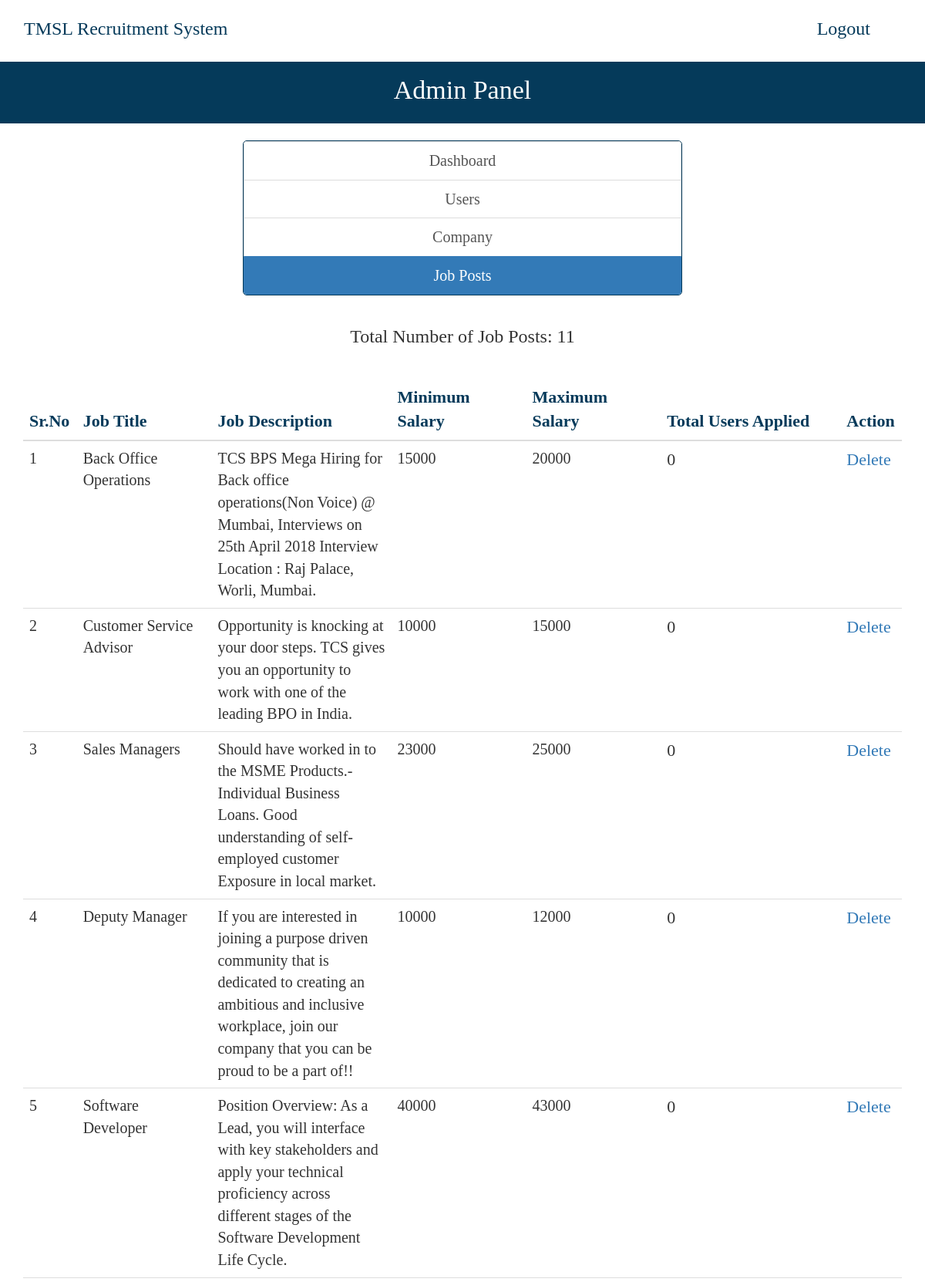
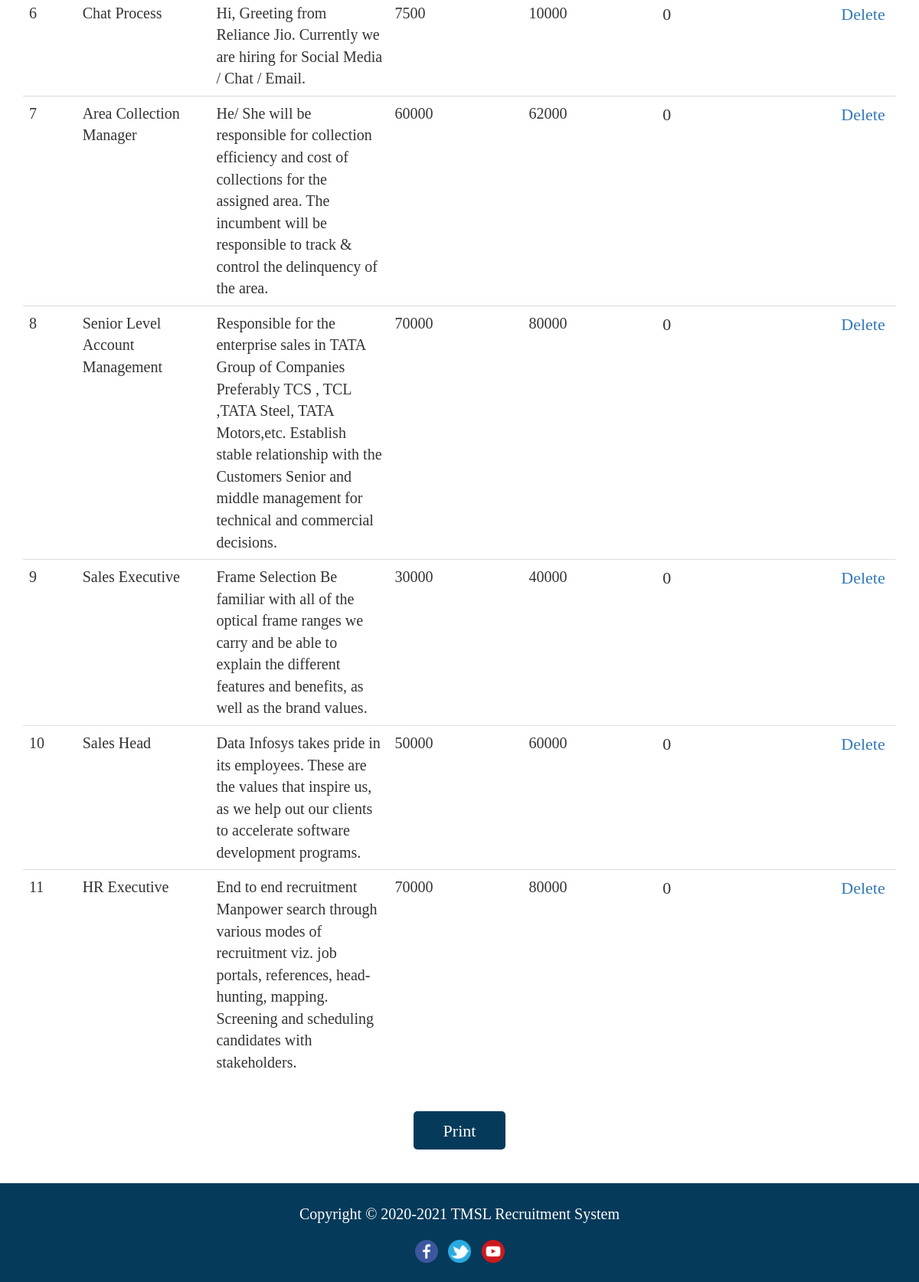
Before: /admin/job-posts.php (signed in) with the older database file (2 pictures, top to bottom).
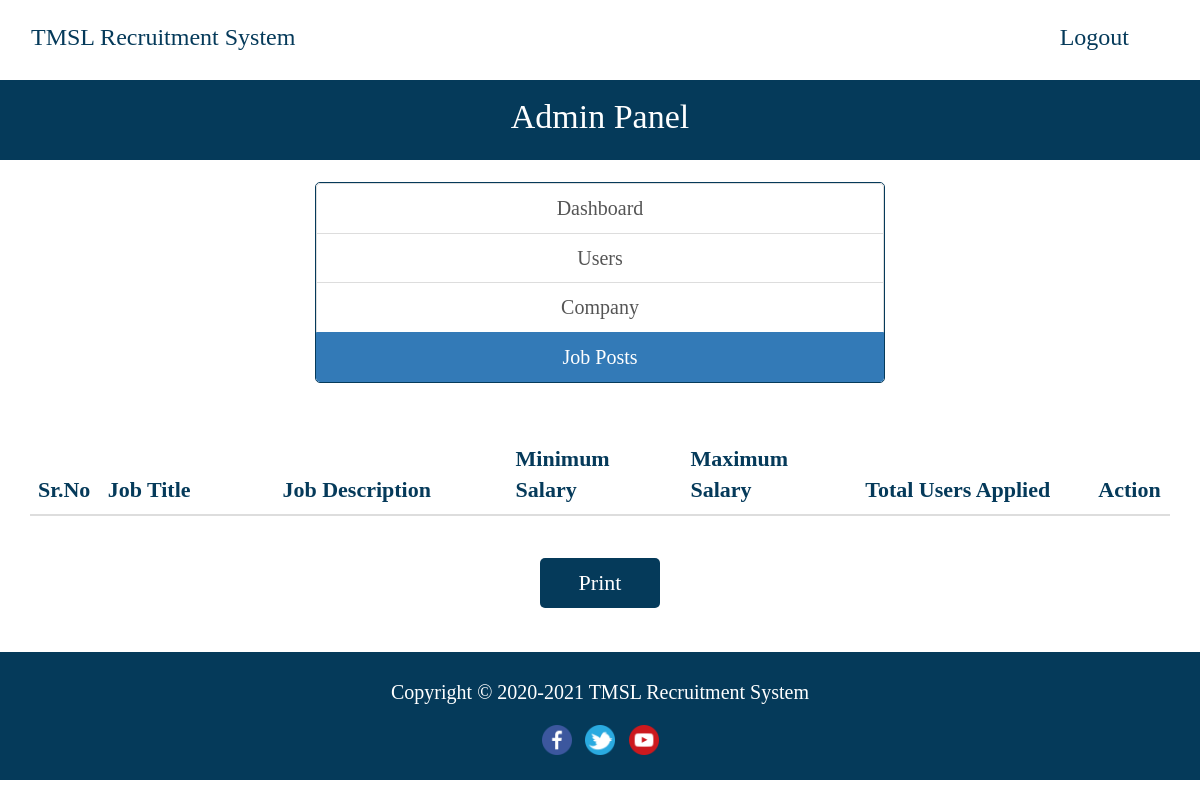
After: the same page with the newer database file.
### tables this page shows
CREATE TABLE `job_post` (
  `id_jobpost` int(11) NOT NULL,
  `id_company` int(11) NOT NULL,
  `jobtitle` varchar(255) NOT NULL,
  `description` text NOT NULL,
  `minimumsalary` varchar(255) NOT NULL,
  `maximumsalary` varchar(255) NOT NULL,
  `experience` varchar(255) NOT NULL,
  `qualification` varchar(255) NOT NULL,
  `createdAt` timestamp NOT NULL DEFAULT current_timestamp()
);

### admin/job-posts.php (the view, shortened to what the changed rows need)
<?php
require_once("../db.php");
?>
<!DOCTYPE html>
<html lang="en">
  <head>
    <link rel="stylesheet" href="https://maxcdn.bootstrapcdn.com/bootstrap/3.3.7/css/bootstrap.min.css">
  </head>
  <body>
  <font face="calibri">
  <br>
    <div class="container">
      <div class="row">
        <br>
         <div class="col-md-12" align="center" style="font-size: 22px;" id="print">
        <?php
          $sql = "SELECT * FROM job_post";
          $result = $conn->query($sql);
          if($result->num_rows > 0) {
            echo '<h3>Total Number of Job Posts: ' . $result->num_rows . '</h3>';
          }
        ?>
        <br>
          <table class="table">
            <thead>
              <th style="font-size: 22px; color: #053a5a; width: 5%">Sr.No</th>
              <th style="font-size: 22px; color: #053a5a; width: 15%">Job Title</th>
              <th style="font-size: 22px; color: #053a5a; width: 20%">Job Description</th>
              <th style="font-size: 22px; color: #053a5a; width: 15%">Minimum Salary</th>
              <th style="font-size: 22px; color: #053a5a; width: 15%">Maximum Salary</th>
              <th style="font-size: 22px; color: #053a5a; width: 20%">Total Users Applied</th>
              <th style="font-size: 22px; color: #053a5a; width: 5%">Action</th>
            </thead>
            <tbody>
              <?php
                $sql = "SELECT * FROM job_post";
                $result = $conn->query($sql);
                if($result->num_rows > 0) {
                  $i = 0;
                  while($row = $result->fetch_assoc()) {
                    ?>
                      <tr>
                        <td style="font-size: 20px;"><?php echo ++$i; ?></td>
                        <td style="font-size: 20px;"><?php echo $row['jobtitle']; ?></td>
                        <td style="font-size: 20px;"><?php echo $row['description']; ?></td>
                        <td style="font-size: 20px;"><?php echo $row['minimumsalary']; ?></td>
                        <td style="font-size: 20px;"><?php echo $row['maximumsalary']; ?></td>
                        <?php
                          $sql1 = "SELECT COUNT(apply_job_post.id_apply) AS totalNo FROM job_post INNER JOIN apply_job_post ON job_post.id_jobpost=apply_job_post.id_jobpost WHERE job_post.id_jobpost='$row[id_jobpost]'";
                          $result1 = $conn->query($sql1);
                          if($result1->num_rows > 0) {
                             while($row1 = $result1->fetch_assoc()) {
                            ?>
                             <td><?php echo $row1['totalNo']; ?></td>
                            <?php
                          }
                        }
                        ?>
                        <td><a href="delete-job-post.php?id=<?php echo $row['id_jobpost']; ?>">Delete</a></td>
                      </tr>
                    <?php
                  }
                }
              ?>
            </tbody>
          </table>
        </div>
      </div>
    </div><br>
    <br><br>
  </body>
</html>

Changed rows visible on the page:
removed job_post: jobtitle "Back Office Operations", description "TCS BPS Mega Hiring for Back office operations(Non Voice) @ Mumbai, Interviews on 25th April 2018 Interview Location : Raj Palace, Worli, Mumbai.", minimumsalary "15000", maximumsalary "20000", totalNo "0"
removed job_post: jobtitle "Customer Service Advisor", description "Opportunity is knocking at your door steps. TCS gives you an opportunity to work with one of the leading BPO in India.", minimumsalary "10000", maximumsalary "15000", totalNo "0"
removed job_post: jobtitle "Sales Managers", description "Should have worked in to the MSME Products.- Individual Business Loans. Good understanding of self-employed customer Exposure in local market.", minimumsalary "23000", maximumsalary "25000", totalNo "0"
removed job_post: jobtitle "Deputy Manager", description "If you are interested in joining a purpose driven community that is dedicated to creating an ambitious and inclusive workplace, join our company that you can be proud to be a part of!!", minimumsalary "10000", maximumsalary "12000", totalNo "0"
removed job_post: jobtitle "Software Developer", description "Position Overview: As a Lead, you will interface with key stakeholders and apply your technical proficiency across different stages of the Software Development Life Cycle.", minimumsalary "40000", maximumsalary "43000", totalNo "0"
removed job_post: jobtitle "Chat Process", description "Hi, Greeting from Reliance Jio. Currently we are hiring for Social Media / Chat / Email.", minimumsalary "7500", maximumsalary "10000", totalNo "0"
removed job_post: jobtitle "Area Collection Manager", description "He/ She will be responsible for collection efficiency and cost of collections for the assigned area. The incumbent will be responsible to track & control the delinquency of the area.", minimumsalary "60000", maximumsalary "62000", totalNo "0"
removed job_post: jobtitle "Senior Level Account Management", description "Responsible for the enterprise sales in TATA Group of Companies Preferably TCS , TCL ,TATA Steel, TATA Motors,etc. Establish stable relationship with the Customers Senior and middle management for technical and commercial decisions.", minimumsalary "70000", maximumsalary "80000", totalNo "0"
removed job_post: jobtitle "Sales Executive", description "Frame Selection Be familiar with all of the optical frame ranges we carry and be able to explain the different features and benefits, as well as the brand values.", minimumsalary "30000", maximumsalary "40000", totalNo "0"
removed job_post: jobtitle "Sales Head", description "Data Infosys takes pride in its employees. These are the values that inspire us, as we help out our clients to accelerate software development programs.", minimumsalary "50000", maximumsalary "60000", totalNo "0"
removed job_post: jobtitle "HR Executive", description "End to end recruitment Manpower search through various modes of recruitment viz. job portals, references, head-hunting, mapping. Screening and scheduling candidates with stakeholders.", minimumsalary "70000", maximumsalary "80000", totalNo "0"
Other visible differences:
$result->num_rows: "11" → (not shown)
text no longer shown: "Total Number of Job Posts:"
